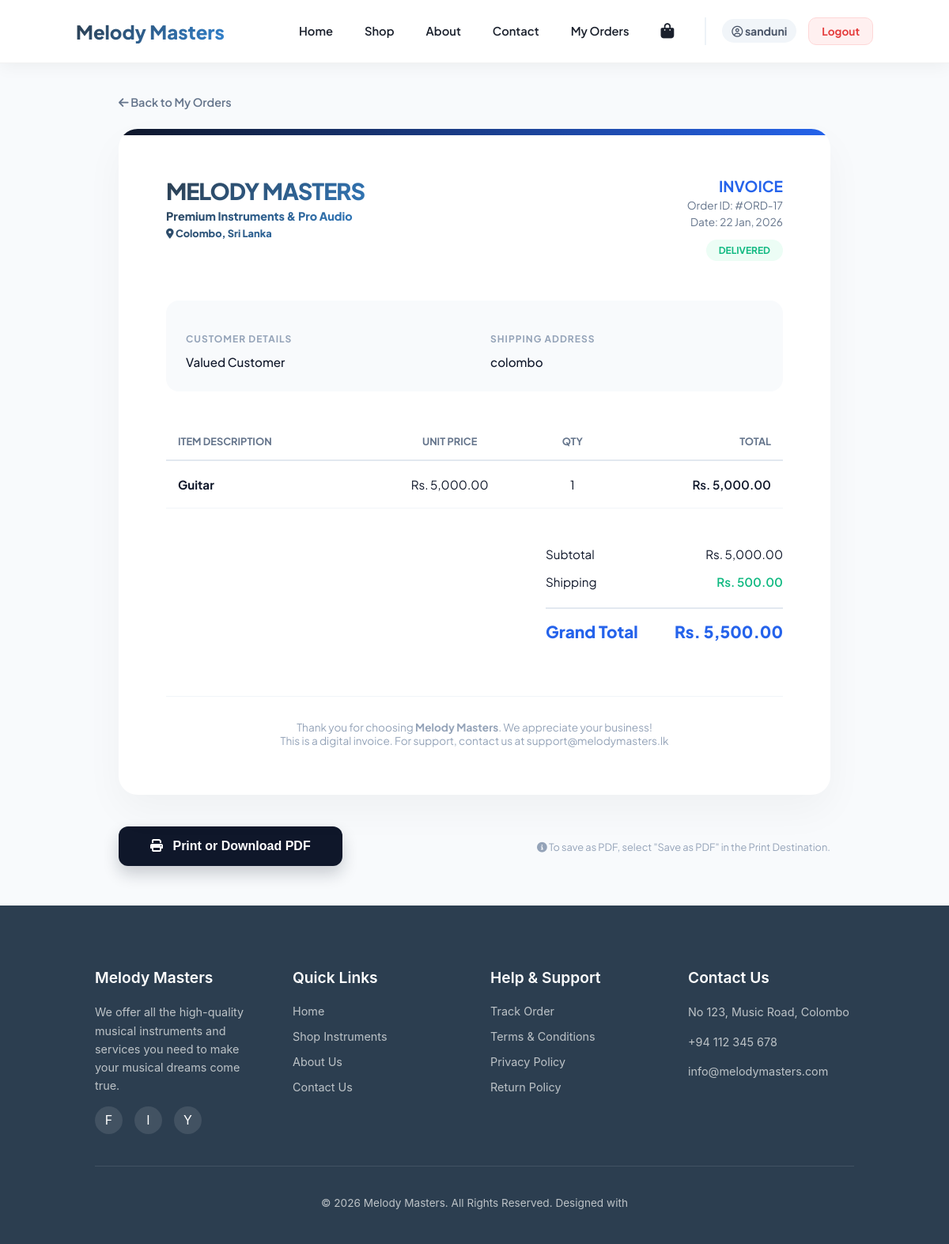
Screenshot of /order_details.php?id=17 (signed in) with the database file from the repository.
### tables this page shows
CREATE TABLE `orders` (
  `order_id` int(11) NOT NULL,
  `user_id` int(11) DEFAULT NULL,
  `order_date` timestamp NOT NULL DEFAULT current_timestamp(),
  `total_amount` decimal(10,2) NOT NULL,
  `shipping_cost` decimal(10,2) DEFAULT 0.00,
  `order_status` enum('Pending','Paid','Shipped','Delivered') DEFAULT 'Pending',
  `shipping_address` text DEFAULT NULL,
  `payment_method` varchar(50) DEFAULT NULL
);

CREATE TABLE `order_items` (
  `order_item_id` int(11) NOT NULL,
  `order_id` int(11) DEFAULT NULL,
  `product_id` int(11) DEFAULT NULL,
  `product_name` varchar(255) DEFAULT NULL,
  `price` decimal(10,2) DEFAULT NULL,
  `quantity` int(11) DEFAULT NULL
);

### order_details.php (the view, shortened to what this page needs)
<?php
include 'db_connect.php';
include 'navbar.php';
$order_id = mysqli_real_escape_string($conn, $_GET['id']);
$user_id = $_SESSION['user_id'];
$order_query = "SELECT * FROM orders WHERE order_id = '$order_id' AND user_id = '$user_id'";
$order_result = $conn->query($order_query);
$order = $order_result->fetch_assoc();
$items_query = "SELECT * FROM order_items WHERE order_id = '$order_id'";
$items_result = $conn->query($items_query);
?>
<!DOCTYPE html>
<html lang="en">
<head>
    <link rel="stylesheet" href="https://cdnjs.cloudflare.com/ajax/libs/font-awesome/6.4.2/css/all.min.css">
</head>
<body>
<div class="container">
    <div class="no-print">
        <a href="my_orders.php" class="btn-back"><i class="fa-solid fa-arrow-left"></i> Back to My Orders</a>
    </div>
    <div class="invoice-card" id="printableInvoice">
        <div class="invoice-header">
            <div class="brand">
                <h1>MELODY MASTERS</h1>
                <p>Premium Instruments & Pro Audio</p>
                <p style="font-size: 0.8rem;"><i class="fa-solid fa-location-dot"></i> Colombo, Sri Lanka</p>
            </div>
            <div class="order-meta">
                <h2>INVOICE</h2>
                <p>Order ID: #ORD-<?php echo $order['order_id']; ?></p>
                <p>Date: <?php echo date('d M, Y', strtotime($order['order_date'])); ?></p>
                <div class="status-badge"><?php echo $order['order_status']; ?></div>
            </div>
        </div>
        <div class="info-grid">
            <div class="info-block">
                <h4>Customer Details</h4>
                <p><?php echo $_SESSION['user_name'] ?? 'Valued Customer'; ?></p>
            </div>
            <div class="info-block">
                <h4>Shipping Address</h4>
                <p><?php echo !empty($order['shipping_address']) ? $order['shipping_address'] : "Standard Delivery - Address on Record"; ?></p>
            </div>
        </div>
        <table class="items-table">
            <thead>
                <tr>
                    <th>Item Description</th>
                    <th style="text-align: center;">Unit Price</th>
                    <th style="text-align: center;">Qty</th>
                    <th style="text-align: right;">Total</th>
                </tr>
            </thead>
            <tbody>
                <?php
                $subtotal = 0;
                while($item = $items_result->fetch_assoc()):
                    $line_total = $item['price'] * $item['quantity'];
                    $subtotal += $line_total;
                ?>
                <tr>
                    <td><span class="product-name"><?php echo $item['product_name']; ?></span></td>
                    <td style="text-align: center;">Rs. <?php echo number_format($item['price'], 2); ?></td>
                    <td style="text-align: center;"><?php echo $item['quantity']; ?></td>
                    <td style="text-align: right; font-weight:600;">Rs. <?php echo number_format($line_total, 2); ?></td>
                </tr>
                <?php endwhile; ?>
            </tbody>
        </table>
        <div class="invoice-footer">
            <div class="summary-box">
                <div class="summary-row">
                    <span>Subtotal</span>
                    <span>Rs. <?php echo number_format($subtotal, 2); ?></span>
                </div>
                <div class="summary-row">
                    <span>Shipping</span>
                    <span style="color:var(--success); font-weight:600;">
                        <?php echo ($order['shipping_cost'] == 0) ? "FREE" : "Rs. ".number_format($order['shipping_cost'], 2); ?>
                    </span>
                </div>
                <div class="summary-row total">
                    <span>Grand Total</span>
                    <span>Rs. <?php echo number_format($order['total_amount'], 2); ?></span>
                </div>
            </div>
        </div>
        <div style="margin-top: 60px; text-align: center; border-top: 1px solid #f1f5f9; padding-top: 30px;">
            <p style="color:#94a3b8; font-size:0.85rem; margin:0;">
                Thank you for choosing <strong>Melody Masters</strong>. We appreciate your business!<br>
                This is a digital invoice. For support, contact us at support@melodymasters.lk
            </p>
        </div>
    </div>
    <div class="actions no-print">
        <button onclick="window.print()" class="btn-print">
            <i class="fa-solid fa-print" style="margin-right:8px;"></i> Print or Download PDF
        </button>
        <p style="color: #94a3b8; font-size: 0.8rem; margin-top: 15px;">
            <i class="fa-solid fa-circle-info"></i> To save as PDF, select "Save as PDF" in the Print Destination.
        </p>
    </div>
</div>
<?php include 'footer.php'; ?>
</body>
</html>

### navbar.php (style rules this page uses)
:root { --nav-bg: rgba(255, 255, 255, 0.95); --nav-text: #1a202c; --nav-accent: #3182ce; --nav-hover-bg: #f7fafc; --nav-logout: #e53e3e; --nav-shadow: 0 4px 20px rgba(0, 0, 0, 0.05); --transition: all 0.3s cubic-bezier(0.4, 0, 0.2, 1); }
body { margin: 0; padding-top: 80px; }
.brand { font-size: 1.5rem; font-weight: 800; color: var(--nav-text); text-decoration: none; background: linear-gradient(135deg, #2c3e50, var(--nav-accent)); -webkit-background-clip: text; -webkit-text-fill-color: transparent; transition: var(--transition); }

### order_details.php (style rules this page uses)
:root { --primary: #0f172a; --accent: #2563eb; --success: #10b981; --border: #e2e8f0; --bg-light: #f8fafc; }
body { font-family: 'Plus Jakarta Sans', sans-serif; background: var(--bg-light); color: var(--primary); margin: 0; -webkit-print-color-adjust: exact; }
.container { max-width: 900px; margin: 40px auto; padding: 0 20px; }
.no-print { display: flex; justify-content: space-between; align-items: center; margin-bottom: 25px; }
.btn-back { text-decoration: none; color: #64748b; font-weight: 600; font-size: 0.9rem; transition: 0.3s; }
.invoice-card { background: white; padding: 60px; border-radius: 24px; box-shadow: 0 20px 50px rgba(0,0,0,0.04); position: relative; overflow: hidden; }
.invoice-card::before { content: ""; position: absolute; top: 0; left: 0; width: 100%; height: 8px; background: linear-gradient(to right, var(--primary), var(--accent)); }
.invoice-header { display: flex; justify-content: space-between; margin-bottom: 50px; }
.brand h1 { font-size: 1.8rem; font-weight: 800; letter-spacing: -1px; margin: 0; color: var(--primary); }
.brand p { color: #64748b; margin: 5px 0; font-size: 0.9rem; }
.order-meta { text-align: right; }
.order-meta h2 { font-size: 1.2rem; font-weight: 700; margin: 0; color: var(--accent); }
.order-meta p { color: #64748b; font-size: 0.85rem; margin: 4px 0; }
.status-badge { display: inline-block; background: #ecfdf5; color: var(--success); padding: 6px 16px; border-radius: 100px; font-size: 0.75rem; font-weight: 700; text-transform: uppercase; margin-top: 10px; }
.info-grid { display: grid; grid-template-columns: 1fr 1fr; gap: 40px; margin-bottom: 40px; padding: 25px; background: #f8fafc; border-radius: 16px; }
.info-block h4 { font-size: 0.75rem; text-transform: uppercase; color: #94a3b8; letter-spacing: 1px; margin-bottom: 10px; }
.info-block p { font-size: 0.95rem; line-height: 1.6; margin: 0; font-weight: 500; }
.items-table { width: 100%; border-collapse: collapse; margin-top: 20px; }
.items-table th { text-align: left; padding: 15px; border-bottom: 2px solid var(--border); color: #64748b; font-size: 0.8rem; text-transform: uppercase; font-weight: 700; }
.items-table td { padding: 20px 15px; border-bottom: 1px solid #f1f5f9; font-size: 0.95rem; }
.product-name { font-weight: 700; color: var(--primary); display: block; }
.invoice-footer { display: flex; justify-content: flex-end; margin-top: 40px; }
.summary-box { width: 300px; }
.summary-row { display: flex; justify-content: space-between; padding: 8px 0; font-size: 0.95rem; }
.summary-row.total { margin-top: 15px; padding-top: 15px; border-top: 2px solid var(--border); font-size: 1.3rem; font-weight: 800; color: var(--accent); }
.actions { text-align: center; margin-top: 40px; }
.btn-print { background: var(--primary); color: white; border: none; padding: 16px 40px; border-radius: 12px; font-size: 1rem; font-weight: 700; cursor: pointer; transition: 0.3s; box-shadow: 0 10px 20px rgba(15, 23, 42, 0.2); }

### footer.php (style rules this page uses)
:root { --footer-bg: #2c3e50; --footer-text: #bdc3c7; --footer-heading: #ffffff; --footer-accent: #3498db; }

### rows the page displays
orders: order_id "17", order_date "22 Jan, 2026", order_status "DELIVERED", shipping_address "colombo", shipping_cost "500.00", total_amount "5,500.00"
order_items: product_name "Guitar", price "5,000.00", quantity "1", line_total "5,000.00"

### other values shown
explode(' ', $_SESSION['full_name'])[0] "sanduni"
$_SESSION['user_name'] "Valued Customer"
$subtotal "5,000.00"
